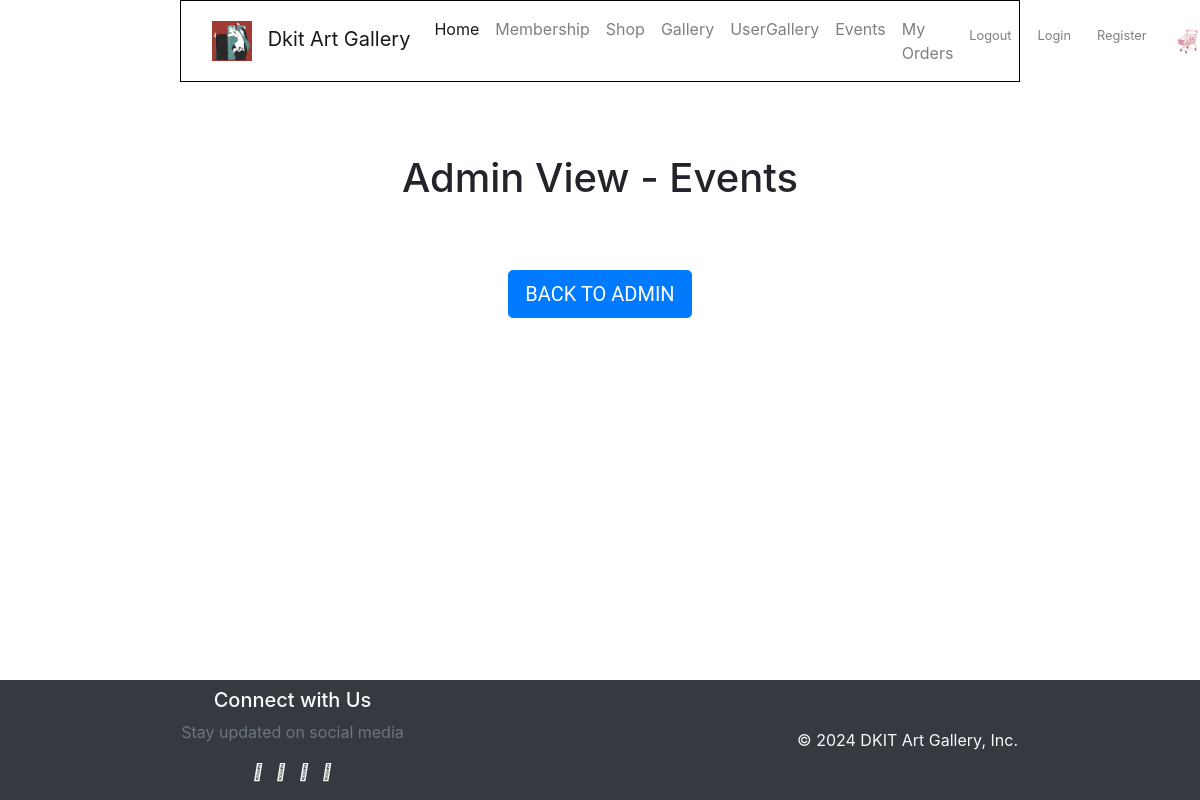
Before: /view/adminViewEvents.php with the older database file.
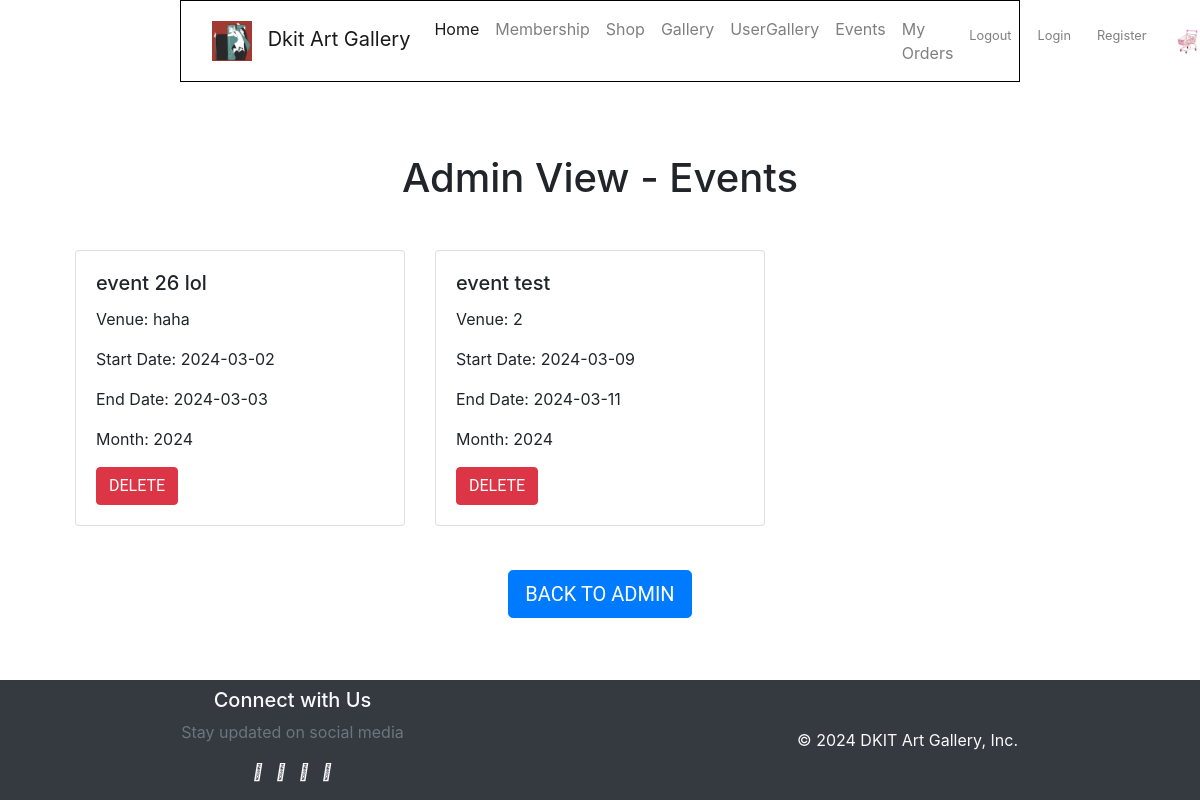
After: the same page with the newer database file.
### tables this page shows
CREATE TABLE `event` (
                         `id` int(11) NOT NULL,
                         `title` varchar(50) NOT NULL,
                         `venue` varchar(500) NOT NULL,
                         `start_date` date NOT NULL,
                         `end_date` date NOT NULL,
                         `month` int(11) NOT NULL
);

### model/getEvents.php (called while the page is built, shortened)
<?php
require_once 'databaseConnection.php';
function getEvents() {
    global $db;
    $events = [];
    try {
        $query = "SELECT * FROM event";
        $stmt = $db->prepare($query);
        $stmt->execute();
        $events = $stmt->fetchAll(PDO::FETCH_ASSOC);
    } catch (PDOException $e) {
        echo "Error: " . $e->getMessage();
    }
    return $events;
}
?>

### view/adminViewEvents.php (the view, shortened to what this page needs)
<?php
require_once '../model/getEvents.php';
include "../view/nav.php";
include '../view/header.php';
$events = getEvents();
?>
<div class="container">
    <h1 class="text-center mt-5">Admin View - Events</h1>
    <div class="row mt-5">
        <?php foreach ($events as $event): ?>
            <div class="col-md-4 mb-4">
                <div class="card h-100">
                    <div class="card-body">
                        <h5 class="card-title"><?php echo $event['title']; ?></h5>
                        <p class="card-text">Venue: <?php echo $event['venue']; ?></p>
                        <p class="card-text">Start Date: <?php echo $event['start_date']; ?></p>
                        <p class="card-text">End Date: <?php echo $event['end_date']; ?></p>
                        <p class="card-text">Month: <?php echo $event['month']; ?></p>
                        <a href="../model/deleteEvent.php?deleteEvent=<?php echo $event['id']; ?>" class="btn btn-danger">Delete</a>
                    </div>
                </div>
            </div>
        <?php endforeach; ?>
    </div>
         <div class="card-body text-center">
             <a href="index.php?action=show_admin" class="btn btn-lg btn-primary">Back To Admin</a>
        </div>
</div>
<?php
include 'footer.php';
?>

### view/header.php (shortened to what this page needs)
<!DOCTYPE html>
<html lang="en">
<head>
    <link href="nav.php" rel="stylesheet" type="text/css" />
    <link href="../css/nav.css" rel="stylesheet" type="text/css" />
    <link href="https://cdn.jsdelivr.net/npm/bootstrap@5.0.2/dist/css/bootstrap.min.css" rel="stylesheet">
    <link href="../css/homeStyles.css" rel="stylesheet" type="text/css" />
    <link href="../css/buttons.css" rel="stylesheet" type="text/css" />
    <link href="https://cdn.jsdelivr.net/npm/bootstrap@5.0.2/dist/css/bootstrap.min.css"
          rel="stylesheet"
>
    <link rel="stylesheet" href="https://cdnjs.cloudflare.com/ajax/libs/font-awesome/4.7.0/css/font-awesome.min.css">
    <link href="https://cdnjs.cloudflare.com/ajax/libs/fullcalendar/3.9.0/fullcalendar.min.css" rel="stylesheet" />
    <link rel="stylesheet" href="https://maxcdn.bootstrapcdn.com/bootstrap/4.0.0/css/bootstrap.min.css"/>
</head>
<body>
<div class="container align-content:center">

### view/nav.php (shortened to what this page needs)
<?php
 include "header.php";
?>
<nav class="navbar navbar-expand-lg navbar-light fixed-top navbar-custom">
    <div class="container-fluid">
        <a class="navbar-brand" href="#">
            <img src="../3.jpg" alt="Logo">
            Dkit Art Gallery
        </a>
        <div class="collapse navbar-collapse" id="navbarNav">
            <ul class="navbar-nav me-auto mb-2 mb-lg-0">
                <li class="nav-item">
                    <a class="nav-link active" href="../controller/index.php?action=show_home">Home</a>
                </li>
                <li class="nav-item">
                    <a class="nav-link" href="../controller/index.php?action=membership">Membership</a>
                </li>
                <li class="nav-item">
                    <a class="nav-link" href="../controller/index.php?action=shop">Shop</a>
                </li>
                <li class="nav-item">
                    <a class="nav-link" href="../controller/index.php?action=gallery">Gallery</a>
                </li>
                <li class="nav-item">
                    <a class="nav-link" href="../controller/index.php?action=usergallery">UserGallery</a>
                </li>
                <li class="nav-item">
                    <a class="nav-link" href="../controller/index.php?action=events">Events</a>
                </li>
                <li class="nav-item">
                    <a class="nav-link" href="../controller/index.php?action=orders">My Orders</a>
                </li>
            </ul>
            <ul class="navbar-nav ms-auto">
                <?php
                if(isset($_SESSION['username'])) {
                    $username = $_SESSION['username'];
                    echo '<li class="nav-item navbar-small-links">
                                <a class="nav-link" href="#">Welcome, ' . $username . '</a>
                          </li>';
                    echo '<li class="nav-item navbar-small-links">
                                <a class="nav-link" href="../controller/index.php?action=logout">Logout</a>
                          </li>';
                } else {
                    echo '<li class="nav-item navbar-small-links">
                                <a class="nav-link" href="../controller/index.php?action=logout">Logout</a>
                          </li>';
                    echo '<li class="nav-item navbar-small-links">
        <a class="nav-link" href="../controller/index.php?action=login">Login</a>
    </li>
    <li class="nav-item navbar-small-links">
        <a class="nav-link" href="../controller/index.php?action=showRegister">Register</a>
    </li>';
                }
                ?>
                <li class="nav-item">
                    <a class="nav-link" href="../controller/index.php?action=cart">
                        <img src="../2.jpg" alt="Cart" style="width: 30px; height: 30px;">
                    </a>
                </li>
            </ul>
        </div>
    </div>
</nav>

### view/footer.php (shortened to what this page needs)
<div class="mt-5">
<footer class="footer fixed-bottom mt-5 bg-dark text-light">
        <div class="row align-items-center">
            <div class="col-md-6 mt-2 text-center">
                <h5 class="">Connect with Us</h5>
                <p class="text-muted">Stay updated on social media</p>
                <ul class="list-inline">
                    <li class="list-inline-item"><a href="#" class="text-light"><i class="fab fa-facebook-f"></i></a></li>
                    <li class="list-inline-item"><a href="#" class="text-light"><i class="fab fa-twitter"></i></a></li>
                    <li class="list-inline-item"><a href="#" class="text-light"><i class="fab fa-instagram"></i></a></li>
                    <li class="list-inline-item"><a href="#" class="text-light"><i class="fab fa-linkedin"></i></a></li>
                </ul>
            </div>
            <div class="col-md-6 text-center">
                <p class="mb-0">&COPY; <?php echo date("Y "); ?> DKIT Art Gallery, Inc.</p>
            </div>
        </div>
</footer>
</div>
</body>
</html>

### css/nav.css (style rules this page uses)
body { padding-top: 106px; }
.navbar { background-color: #ffffff; border: 1px solid #000000; }
.navbar-brand, .navbar-nav .nav-link { color: #000000; }
.navbar-brand img { max-height: 40px; margin-right: 10px; }
.navbar-custom { max-width: 70%; margin: 0 auto; }
.navbar-small-links { font-size: 0.8rem; margin-right: 10px; }

### css/homeStyles.css (style rules this page uses)
.container { max-width: 800px; margin: 0 auto; }

### css/buttons.css (style rules this page uses)
.btn { font-family: 'Roboto', sans-serif; font-weight: bold; text-transform: uppercase; border: none; padding: 10px 20px; cursor: pointer; border-radius: 5px; background-color: #000; color: #fff; }

Changed rows visible on the page:
added event: title "event 26 lol", venue "haha", start_date "2024-03-02", end_date "2024-03-03", month "2024"
added event: title "event test", venue "2", start_date "2024-03-09", end_date "2024-03-11", month "2024"
